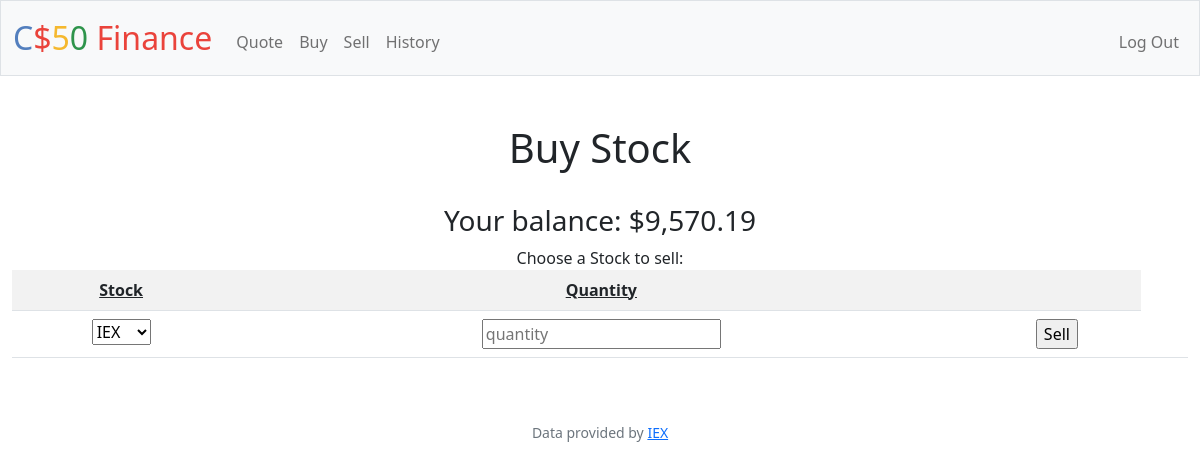
/sell (signed in), run on an earlier commit of the app's database.
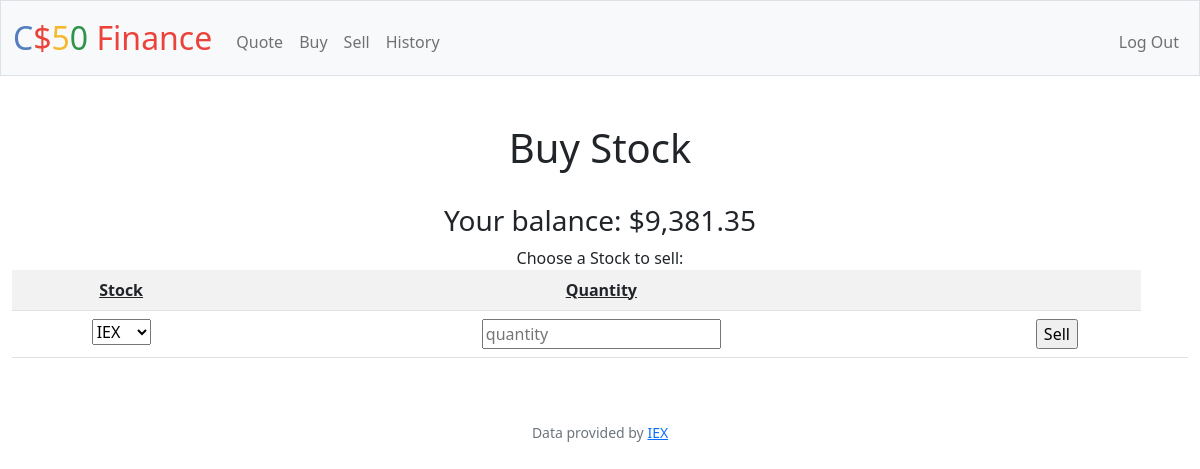
And on a later commit of the database.
### tables this page shows
CREATE TABLE users (id INTEGER PRIMARY KEY AUTOINCREMENT NOT NULL, username TEXT NOT NULL, hash TEXT NOT NULL, cash NUMERIC NOT NULL DEFAULT 10000.00);

### app.py (the view, shortened to what this page needs)
@app.route("/sell", methods=["GET", "POST"])
@login_required
def sell():
    balance = db.execute(
        "SELECT cash FROM users WHERE id = ?", session["user_id"])
    stocks = db.execute(
        "SELECT stock FROM stocks where person_id = ? AND quantity > 0",  session["user_id"])
    return render_template("sell.html", cash=balance[0]["cash"], stocks=stocks)

### app.py (called while the page is built)
@app.after_request
def after_request(response):
    response.headers["Cache-Control"] = "no-cache, no-store, must-revalidate"
    response.headers["Expires"] = 0
    response.headers["Pragma"] = "no-cache"
    return response

### helpers.py (called while the page is built)
def login_required(f):
    @wraps(f)
    def decorated_function(*args, **kwargs):
        if session.get("user_id") is None:
            return redirect("/login")
        return f(*args, **kwargs)
    return decorated_function

def usd(value):
    return f"${value:,.2f}"

### templates/sell.html
{% extends "layout.html"%}
{% block main %}
    <h1> Buy Stock </h1>
    <br>
    <form action="/sell" method="post">
        <h3>Your balance: {{ cash | usd }}</h3>
        <label for="cars">Choose a Stock to sell:</label>
            <table class="table table-striped">
                <tr>
                    <th class="headings">Stock</th>
                    <th  class="headings">Quantity</th>
                    <th> </th>
                </tr>
                <tr>
                    <td>
                        <select name="sell">
                        {% for stock in stocks %}
                            <option> {{ stock.stock }} </option>
                        {%endfor%}
                        </select>
                    </td>
                    <td>
                        <input name="quantity" type="text" placeholder="quantity">
                    </td>
                    <td>
                        <input type="submit" value="Sell">
                    <td>
                </tr>
            </table>
    </form>
{% endblock %}

### templates/layout.html (shortened to what this page needs)
<!DOCTYPE html>
<html lang="en">
    <head>
        <link href="https://cdn.jsdelivr.net/npm/bootstrap@5.1.3/dist/css/bootstrap.min.css" rel="stylesheet">
        <link href="/static/styles.css" rel="stylesheet">
    </head>
    <body>
        <nav class="bg-light border navbar navbar-expand-md navbar-light">
            <div class="container-fluid">
                <a class="navbar-brand" href="/"><span class="blue">C</span><span class="red">$</span><span class="yellow">5</span><span class="green">0</span> <span class="red">Finance</span></a>
                <div class="collapse navbar-collapse" id="navbar">
                    {% if session["user_id"] %}
                        <ul class="navbar-nav me-auto mt-2">
                            <li class="nav-item"><a class="nav-link" href="/quote">Quote</a></li>
                            <li class="nav-item"><a class="nav-link" href="/buy">Buy</a></li>
                            <li class="nav-item"><a class="nav-link" href="/sell">Sell</a></li>
                            <li class="nav-item"><a class="nav-link" href="/history">History</a></li>
                        </ul>
                        <ul class="navbar-nav ms-auto mt-2">
                            <li class="nav-item"><a class="nav-link" href="/logout">Log Out</a></li>
                        </ul>
                    {% else %}
                        <ul class="navbar-nav ms-auto mt-2">
                            <li class="nav-item"><a class="nav-link" href="/register">Register</a></li>
                            <li class="nav-item"><a class="nav-link" href="/login">Log In</a></li>
                        </ul>
                    {% endif %}
                </div>
            </div>
        </nav>
        <main class="container-fluid py-5 text-center">
            {% block main %}{% endblock %}
        </main>
        <footer class="mb-5 small text-center text-muted">
            Data provided by <a href="https://iexcloud.io/">IEX</a>
        </footer>
    </body>
</html>

### static/styles.css (style rules this page uses)
nav .navbar-brand { font-size: xx-large; }
nav .navbar-brand .blue { color: #537fbe; }
nav .navbar-brand .red { color: #ea433b; }
nav .navbar-brand .yellow { color: #f5b82e; }
nav .navbar-brand .green { color: #2e944b; }
.headings { text-decoration: underline; }

What changed in the data, as far as the page shows it:
changed users: cash "$9,570.19" → "$9,381.35"
